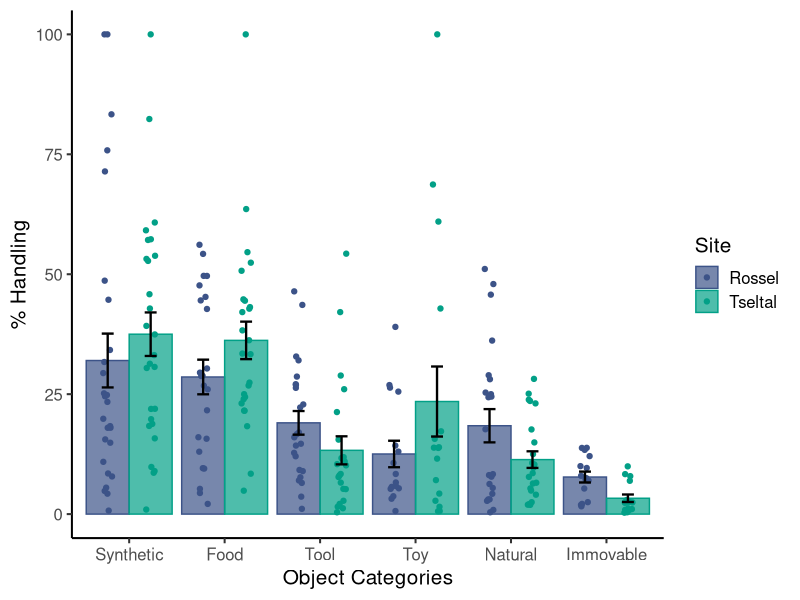

R code for this plot:
## ---- chunk 1
knitr::opts_chunk$set(fig.width = 3, fig.height = 3, fig.crop  =  FALSE, 
                      fig.pos  =  "tb", fig.path = 'figs/',
                      echo = FALSE, warning = FALSE, cache = FALSE, 
                      message = FALSE, sanitize = TRUE)
## ---- chunk 2
library(tidyverse)
library(lubridate)
library(broom)
## ---- chunk 3
raw.data <- read_csv("../data/usable.data_20220106.csv") %>%
    mutate(hour = hour(timestamp), 
    tod = case_when(
      hour < 11 ~ "morning", 
      hour >= 11 & hour <= 13 ~ "midday", 
      hour > 13 ~ "afternoon"), 
    tod = factor(tod, levels = c("morning", "midday", "afternoon")), 
  object_type = factor(object_type, 
                       levels = c("Other Synthetic Object", "Food", "Tool", 
                                  "Toy", "Other Natural Object", "Large Immovable"),
                       labels = c("Synthetic", "Food", "Tool", 
                                  "Toy", "Natural", "Immovable")))

# TO DO: manual checking so this isn't necessary
object.data <- raw.data %>%
  select(-category, -object_type) %>%
  distinct()

category.data <- raw.data %>%
  select(-object)

site_colors <- c("Rossel" = "#3C5388", 
                 "Tseltal" = "#02A087")
## ---- chunk 4

daily.objects <- object.data %>%
  group_by(sub_num) %>%
  summarize(n.objects = length(unique(object))) %>%
  ungroup() %>%
  summarize(mean = mean(n.objects), 
            median = median(n.objects), 
            sd = sd(n.objects), 
            min = min(n.objects),
            max = max(n.objects)) %>%
  mutate(across(mean:sd), round(., 2))

daily.objects.bysite <- object.data %>%
  group_by(sub_num, site) %>%
  summarize(n.objects = length(unique(object))) 

# t-test assumptions not met -> use wilcox
shapiro.test(subset(daily.objects.bysite, daily.objects.bysite$site == "Rossel")$n.objects)
shapiro.test(subset(daily.objects.bysite, daily.objects.bysite$site == "Tseltal")$n.objects)
var.test(n.objects ~ site, daily.objects.bysite)
comp.daily.objects <- tidy(wilcox.test(n.objects ~ site, daily.objects.bysite))

hourly.objects <- object.data %>%
  group_by(sub_num, hour) %>%
  summarize(n.objects = length(unique(object))) %>%
  ungroup() %>%
  summarize(mean = mean(n.objects), 
            median = median(n.objects), 
            sd = sd(n.objects), 
            min = min(n.objects),
            max = max(n.objects)) %>%
  mutate(across(mean:sd), round(., 2))

ranked.objects.list <- list()
for (i in c("Rossel", "Tseltal")) {
  ranked.objects <- object.data %>%
    filter(site == i) %>%
    mutate(total.kids = length(unique(sub_num))) %>%
    group_by(object) %>%
    summarize(n.kids = length(unique(sub_num)), 
              total.kids = total.kids, 
              prop = n.kids/total.kids) %>%
    ungroup() %>%
    distinct() %>%
    arrange(desc(prop)) %>%
    mutate(rank = row_number(), 
           site = i) 
  ranked.objects.list[[i]] <- ranked.objects
}
all.ranked.objects <- do.call(rbind, ranked.objects.list)

ros.objects <- all.ranked.objects %>%
  filter(site == "Rossel") %>%
  pull(object)

tse.objects <- all.ranked.objects %>%
  filter(site == "Tseltal") %>%
  pull(object)

ros.top.objects <- all.ranked.objects %>%
  filter(site == "Rossel" & rank <= 25) %>%
  pull(object)

tse.top.objects <- all.ranked.objects %>%
  filter(site == "Tseltal" & rank <= 25) %>%
  pull(object)
## ---- chunk 5
category.props <- category.data %>%
  group_by(sub_num, object_type, site) %>%
  summarize(n.category = n()) %>%
  distinct() %>%
  ungroup() %>% 
  group_by(sub_num, site) %>%
  summarize(n.images = sum(n.category), 
            n.category = n.category, 
            prop = n.category/n.images, 
            object_type = object_type) %>%
  distinct()

wilcox.outputs <- list()
for (i in unique(category.props$object_type)) {
  ros.input <- category.props %>%
    filter(object_type == i & site == "Rossel")
  
  tse.input <- category.props %>%
    filter(object_type == i & site == "Tseltal")
  
  wilcox.output <- tidy(wilcox.test(ros.input$prop, tse.input$prop))
  
  wilcox.outputs[[i]] <- wilcox.output
}

comp.category.bysite <- do.call(rbind, wilcox.outputs) %>%
  rownames_to_column(var = "object_type") %>%
  mutate(p.adjusted = p.adjust(p.value, method = "holm"))

category.means <- category.props %>%
  group_by(object_type, site) %>%
  summarize(mean = mean(prop), 
            sd = sd(prop), 
            n = n(), 
            se = sd/sqrt(n))

top.category.bychild <- category.props %>%
  group_by(sub_num) %>%
  filter(prop == max(prop) & object_type %in% c("Synthetic", "Food")) %>%
  nrow()

top.synthetic <- raw.data %>%
  filter(object_type == "Synthetic") %>%
  group_by(object) %>%
  summarize(n = n()) %>%
  arrange(desc(n)) %>%
  slice(1:3) %>%
  transmute(top.objects = paste(object, collapse = ", ")) %>%
  distinct() %>%
  pull(top.objects)

top.immovable <- raw.data %>%
  filter(object_type == "Immovable") %>%
  group_by(object) %>%
  summarize(n = n()) %>%
  arrange(desc(n)) %>%
  slice(1:3) %>%
  transmute(top.objects = paste(object, collapse = ", ")) %>%
  distinct() %>%
  pull(top.objects)
## ---- chunk 6
category.props.plot <- ggplot() +
  geom_bar(data = category.means, 
           mapping  = aes(x = object_type, y = mean*100, color = site, fill = site),
           stat = "identity", position = "dodge", alpha = 0.7) + 
  geom_point(data = category.props,
             mapping = aes(x = object_type, y = prop*100, color = site, fill = site),
             position = position_jitterdodge(dodge.width = 0.9, jitter.width = 0.1), 
             size = 1.5) +
  geom_errorbar(data = category.means,
                mapping = aes(x = object_type, ymin = (mean - se)*100, 
                              ymax = (mean + se)*100, group = site),
                position = position_dodge(width = 0.9), 
                width = 0.25, size = 0.8, color = "black") +
  scale_color_manual(values = site_colors) +
  scale_fill_manual(values = site_colors) +
  labs(x = "Object Categories", y = "% Handling", color = "Site", fill = "Site") +
  theme_classic(base_size = 15)
#print(category.props.plot)
## ---- chunk 7
# References will be generated automatically by Pandoc and included here.
# The following code is some latex to format the bibliography. Do not remove it.
